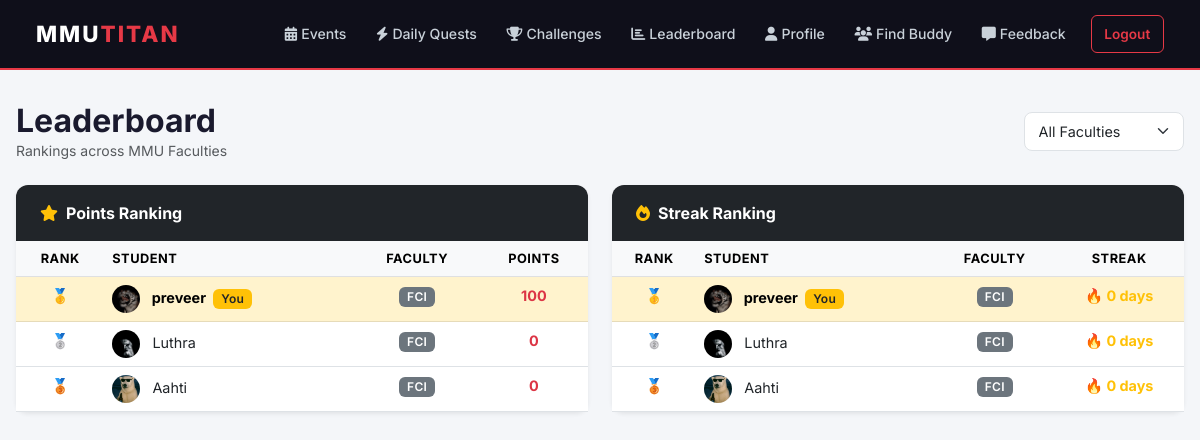
The page /leaderboard (signed in) on the database its author committed.
### mmutitan/models.py (models this page shows)
class User(db.Model, UserMixin):
    id = db.Column(db.Integer, primary_key=True)
    name = db.Column(db.String(100), nullable=False)
    email = db.Column(db.String(120), unique=True, nullable=False)
    password = db.Column(db.String(200), nullable=False)
    faculty = db.Column(db.String(50), nullable=False)
    sport_preferences = db.Column(db.String(200), default="")
    profile_photo = db.Column(db.String(20), nullable=False, default='default.jpg')
    points = db.Column(db.Integer, default=0)
    streak = db.Column(db.Integer, default=0)
    is_admin = db.Column(db.Boolean, default=False)
    is_banned = db.Column(db.Boolean, default=False)
    reset_token = db.Column(db.String(100), nullable=True)
    reset_token_expiry = db.Column(db.DateTime, nullable=True)
    availability_days = db.Column(db.String(100), nullable=True)   # e.g. "Mon,Wed,Fri"
    availability_time = db.Column(db.String(20), nullable=True)    # "Morning", "Afternoon", "Evening"
    rsvps = db.relationship('RSVP', backref='user_ref', lazy=True, cascade="all, delete-orphan")
    usertasks = db.relationship('UserTask', backref='user_ref', lazy=True, cascade="all, delete-orphan")
    submissions = db.relationship('Submission', backref='user_ref', lazy=True, cascade="all, delete-orphan")
    point_history = db.relationship('Point', backref='user_ref', lazy=True, cascade="all, delete-orphan")
    streak_history = db.relationship('Streak', backref='user_ref', lazy=True, cascade="all, delete-orphan")
    feedbacks = db.relationship('Feedback', backref='user_ref', lazy=True, cascade="all, delete-orphan")
    sent_requests = db.relationship('BuddyRequest', foreign_keys='BuddyRequest.sender_id',
                                    backref='sender', lazy=True, cascade="all, delete-orphan")
    received_requests = db.relationship('BuddyRequest', foreign_keys='BuddyRequest.receiver_id',
                                        backref='receiver', lazy=True, cascade="all, delete-orphan")

### mmutitan/app.py (the view)
    @app.route('/leaderboard')
    @login_required
    def leaderboard():
        selected_faculty = request.args.get('faculty', '')
        selected_sport = request.args.get('sport', '')
        faculties = [u[0] for u in db.session.query(User.faculty).distinct().all() if u[0]]
        sports = [u[0] for u in db.session.query(User.sport_preferences).distinct().all() if u[0]]
        base_query = User.query.filter_by(is_admin=False)
        if selected_faculty:
            base_query = base_query.filter_by(faculty=selected_faculty)
        if selected_sport:
            base_query = base_query.filter(User.sport_preferences.ilike(f'%{selected_sport}%'))
        points_users = base_query.order_by(User.points.desc()).all()
        streak_users = base_query.order_by(User.streak.desc()).all()
        return render_template('leaderboard.html', points_users=points_users, streak_users=streak_users,
                               faculties=faculties, sports=sports,
                               selected_faculty=selected_faculty, selected_sport=selected_sport,
                               title="Leaderboard")

### mmutitan/models.py (called while the page is built)
@login_manager.user_loader
def load_user(user_id):
    return User.query.get(int(user_id))

### mmutitan/templates/leaderboard.html (shortened to what this page needs)
{% extends "base.html" %}
{% block content %}
<div class="d-flex justify-content-between align-items-center mb-4">
    <div>
        <h2 class="fw-bold mb-0">Leaderboard</h2>
        <p class="text-muted small mb-0">Rankings across MMU Faculties</p>
    </div>
    <form action="{{ url_for('leaderboard') }}" method="GET" class="d-flex gap-2">
        <select name="faculty" class="form-select form-select-sm" style="width:160px;" onchange="this.form.submit()">
            <option value="">All Faculties</option>
        </select>
    </form>
</div>
<div class="row g-4">
    <div class="col-md-6">
        <div class="card shadow-sm">
            <div class="card-header bg-dark text-white d-flex align-items-center gap-2">
                <i class="fa fa-star text-warning"></i>
                <span class="fw-bold">Points Ranking</span>
            </div>
            <div class="card-body p-0">
                <table class="table table-hover mb-0 text-center">
                    <thead class="table-light">
                        <tr>
                            <th>Rank</th>
                            <th class="text-start">Student</th>
                            <th>Faculty</th>
                            <th>Points</th>
                        </tr>
                    </thead>
                    <tbody>
                        {% for user in points_users %}
                        <tr {% if user == current_user %}class="table-warning fw-bold"{% endif %}>
                            <td>
                                {% if loop.index == 1 %}🥇
                                {% elif loop.index == 2 %}🥈
                                {% elif loop.index == 3 %}🥉
                                {% else %}{{ loop.index }}{% endif %}
                            </td>
                            <td class="text-start">
                                <img src="{{ url_for('static', filename='profile_pics/' + user.profile_photo) }}"
                                     class="rounded-circle me-2"
                                     style="width:28px;height:28px;object-fit:cover;">
                                {{ user.name }}
                                {% if user == current_user %}
                                    <span class="badge bg-warning text-dark ms-1">You</span>
                                {% endif %}
                            </td>
                            <td><span class="badge bg-secondary">{{ user.faculty }}</span></td>
                            <td class="fw-bold text-danger">{{ user.points }}</td>
                        </tr>
                        {% else %}
                        <tr>
                            <td colspan="4" class="text-muted py-4">No students found.</td>
                        </tr>
                        {% endfor %}
                    </tbody>
                </table>
            </div>
        </div>
    </div>
    <div class="col-md-6">
        <div class="card shadow-sm">
            <div class="card-header bg-dark text-white d-flex align-items-center gap-2">
                <i class="fa fa-fire text-warning"></i>
                <span class="fw-bold">Streak Ranking</span>
            </div>
            <div class="card-body p-0">
                <table class="table table-hover mb-0 text-center">
                    <thead class="table-light">
                        <tr>
                            <th>Rank</th>
                            <th class="text-start">Student</th>
                            <th>Faculty</th>
                            <th>Streak</th>
                        </tr>
                    </thead>
                    <tbody>
                        {% for user in streak_users %}
                        <tr {% if user == current_user %}class="table-warning fw-bold"{% endif %}>
                            <td>
                                {% if loop.index == 1 %}🥇
                                {% elif loop.index == 2 %}🥈
                                {% elif loop.index == 3 %}🥉
                                {% else %}{{ loop.index }}{% endif %}
                            </td>
                            <td class="text-start">
                                <img src="{{ url_for('static', filename='profile_pics/' + user.profile_photo) }}"
                                     class="rounded-circle me-2"
                                     style="width:28px;height:28px;object-fit:cover;">
                                {{ user.name }}
                                {% if user == current_user %}
                                    <span class="badge bg-warning text-dark ms-1">You</span>
                                {% endif %}
                            </td>
                            <td><span class="badge bg-secondary">{{ user.faculty }}</span></td>
                            <td class="fw-bold text-warning">🔥 {{ user.streak }} days</td>
                        </tr>
                        {% else %}
                        <tr>
                            <td colspan="4" class="text-muted py-4">No students found.</td>
                        </tr>
                        {% endfor %}
                    </tbody>
                </table>
            </div>
        </div>
    </div>
</div>
{% endblock %}

### mmutitan/templates/base.html (style rules this page uses)
body { font-family: 'Inter', sans-serif; background-color: #f4f6f9; color: #1a1a2e; }
.card { border: none; border-radius: 12px; box-shadow: 0 2px 12px rgba(0,0,0,0.07); }
.card-header { border-radius: 12px 12px 0 0 !important; border-bottom: none; padding: 1rem 1.5rem; }
.form-control, .form-select { border-radius: 8px; border: 1.5px solid #dee2e6; font-size: 0.9rem; padding: 0.5rem 0.85rem; }
.badge { font-weight: 600; letter-spacing: 0.3px; border-radius: 6px; font-size: 0.75rem; }
.table { font-size: 0.9rem; }
.table thead th { font-weight: 700; font-size: 0.8rem; letter-spacing: 0.5px; text-transform: uppercase; }

### rows shown on the page
User: profile_photo (picture), name "preveer", shows "You", faculty "FCI", points "100", streak "0"
User: profile_photo (picture), name "Luthra", faculty "FCI", points "0", streak "0"
User: profile_photo (picture), name "Aahti", faculty "FCI", points "0", streak "0"
